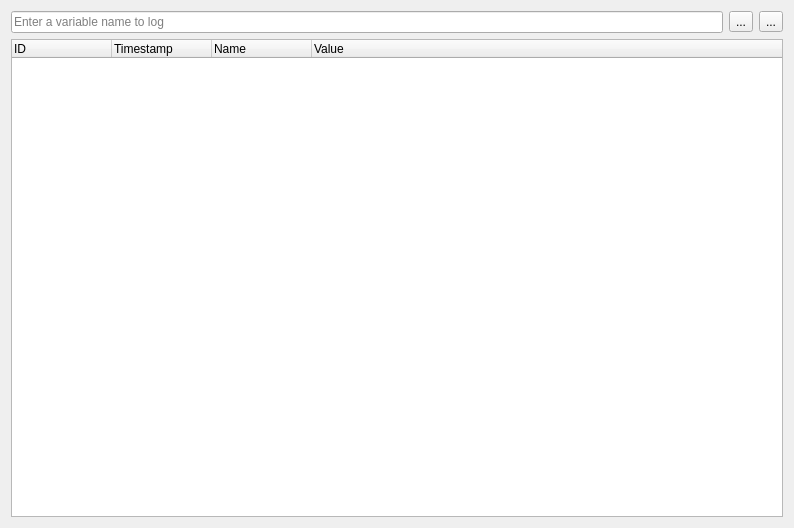
<?xml version="1.0" encoding="UTF-8"?>
<ui version="4.0">
 <class>SeerVariableLoggerBrowserWidgetForm</class>
 <widget class="QWidget" name="SeerVariableLoggerBrowserWidgetForm">
  <property name="geometry">
   <rect>
    <x>0</x>
    <y>0</y>
    <width>794</width>
    <height>528</height>
   </rect>
  </property>
  <property name="windowTitle">
   <string>Form</string>
  </property>
  <layout class="QGridLayout" name="gridLayout">
   <item row="0" column="0">
    <layout class="QHBoxLayout" name="horizontalLayout">
     <item>
      <widget class="QLineEdit" name="variableAddLineEdit">
       <property name="toolTip">
        <string>Add a variable to the loggger.</string>
       </property>
       <property name="placeholderText">
        <string>Enter a variable name to log</string>
       </property>
       <property name="clearButtonEnabled">
        <bool>true</bool>
       </property>
      </widget>
     </item>
     <item>
      <widget class="QToolButton" name="variableDeleteToolButton">
       <property name="toolTip">
        <string>Delete selected variables.</string>
       </property>
       <property name="text">
        <string>...</string>
       </property>
       <property name="icon">
        <iconset resource="../SeeDataStructureRc.qrc">
         <normaloff>:/resources/RelaxLightIcons/list-remove.svg</normaloff>:/resources/RelaxLightIcons/list-remove.svg</iconset>
       </property>
      </widget>
     </item>
     <item>
      <widget class="QToolButton" name="variableDeleteAllToolButton">
       <property name="toolTip">
        <string>Delete all variables.</string>
       </property>
       <property name="text">
        <string>...</string>
       </property>
       <property name="icon">
        <iconset resource="../SeeDataStructureRc.qrc">
         <normaloff>:/resources/RelaxLightIcons/edit-delete.svg</normaloff>:/resources/RelaxLightIcons/edit-delete.svg</iconset>
       </property>
      </widget>
     </item>
    </layout>
   </item>
   <item row="1" column="0">
    <widget class="QTreeWidget" name="variablesTreeWidget">
     <property name="columnCount">
      <number>4</number>
     </property>
     <column>
      <property name="text">
       <string>ID</string>
      </property>
     </column>
     <column>
      <property name="text">
       <string>Timestamp</string>
      </property>
     </column>
     <column>
      <property name="text">
       <string>Name</string>
      </property>
     </column>
     <column>
      <property name="text">
       <string>Value</string>
      </property>
     </column>
    </widget>
   </item>
  </layout>
 </widget>
 <resources>
  <include location="../SeeDataStructureRc.qrc"/>
 </resources>
 <connections/>
</ui>
